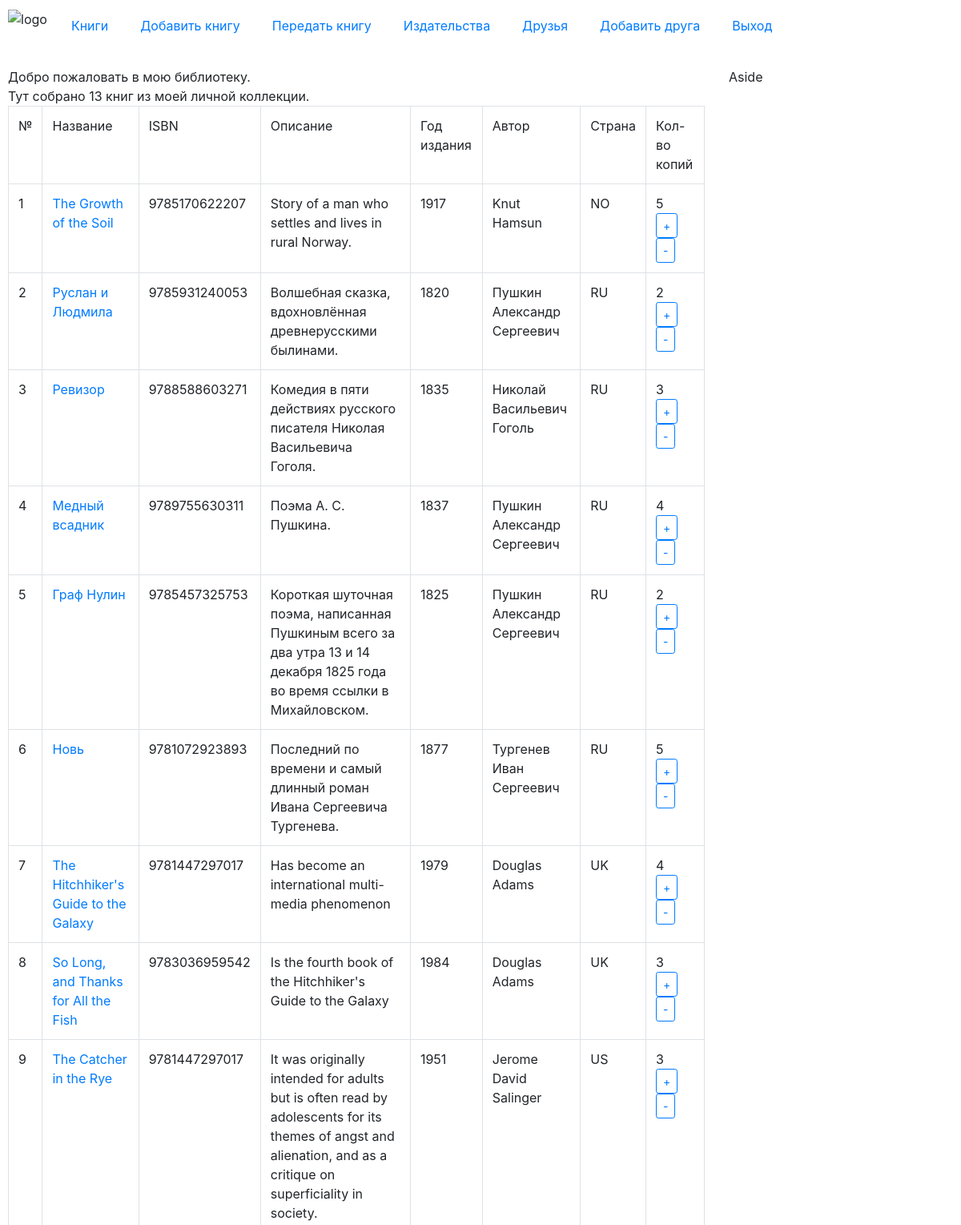
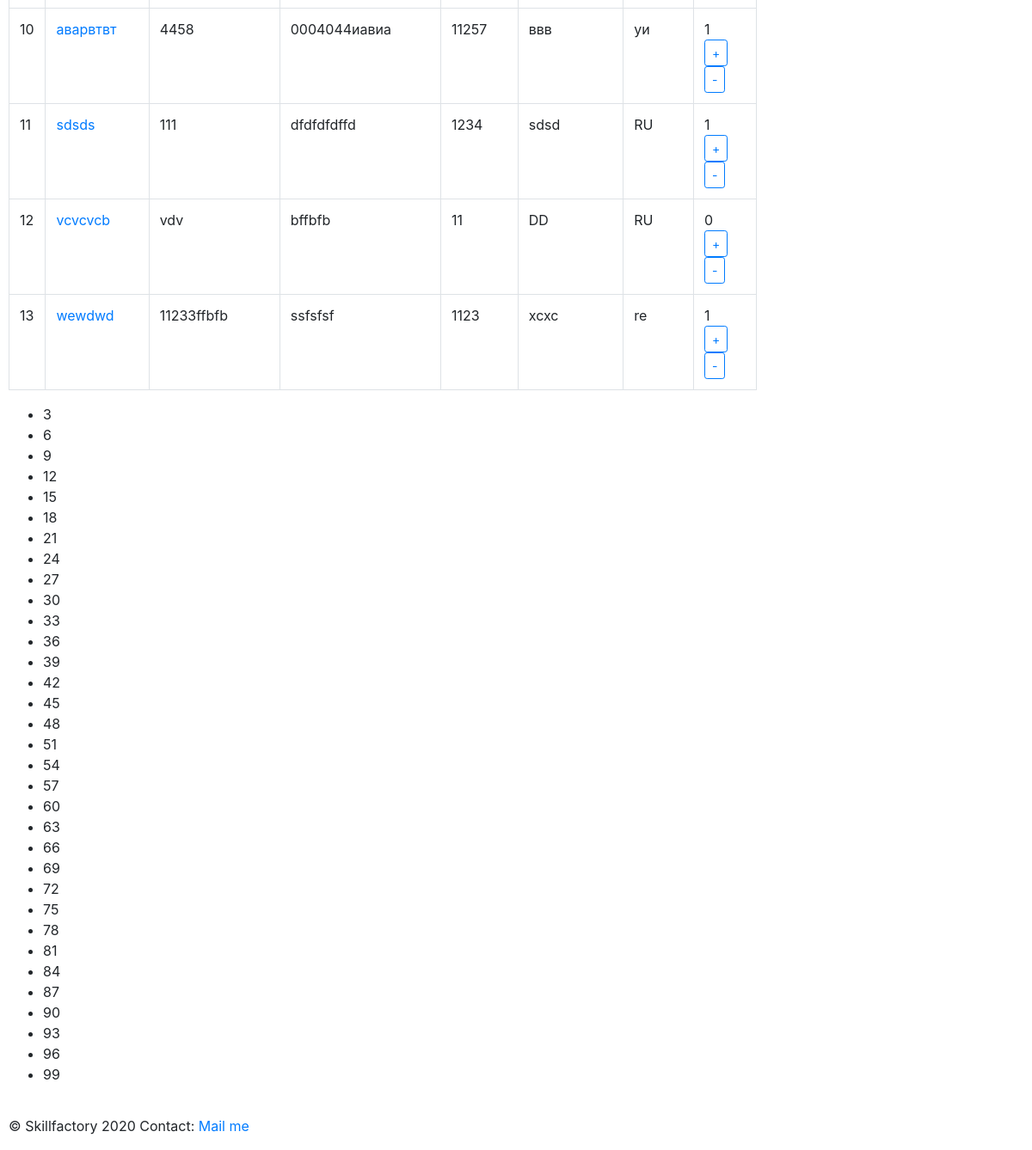
The app's page / (signed in) with its own data (2 pictures, top to bottom).
### p_library/models.py (models this page shows, shortened)
class Book(models.Model):
    ISBN = models.CharField(max_length=13)
    title = models.TextField()
    description = models.TextField()
    year_release = models.SmallIntegerField()
    price = models.FloatField()
    copy_count = models.PositiveSmallIntegerField(default=1)
    cover = models.ImageField(upload_to="p_library/book", default=None, null=True)
    author = models.ForeignKey(Author, on_delete=models.CASCADE)
    publisher = models.ForeignKey(Publisher, null=True, on_delete=models.SET_NULL)
    book_reader = models.ManyToManyField(Friend, through="BookReader")

class Author(models.Model):
    full_name = models.TextField()
    birth_year = models.SmallIntegerField()
    country = models.CharField(max_length=2)

### p_library/views.py (the view)
# urls.py: path("", views.books_list, name="books"),
@login_required
def books_list(request):
    template = loader.get_template("index.html")
    books = Book.objects.all()
    biblio_data = {
        "title": "мою библиотеку",
        "books": books,
        "loop": range(1, 101),
    }
    return HttpResponse(template.render(biblio_data, request))

### templates/index.html (shortened to what this page needs)
{% extends "./base.html" %}
{% block content %}
Добро пожаловать в {{ title }}. <br>
Тут собрано {{ books|length }} книг из моей личной коллекции.
<table class="table table-bordered">
    <tr>
        <td scope="col">№</td>
        <td scope="col">Название</td>
        <td scope="col">ISBN</td>
        <td scope="col">Описание</td>
        <td scope="col">Год издания</td>
        <td scope="col">Автор</td>
        <td scope="col">Страна</td>
        <td scope="col">Кол-во копий</td>
    </tr>
    {% for book in books %}
    <tr>
        <td scope="row">{{ forloop.counter }}</td>
        <td ><a href="{% url 'p_library:book_detail' book.pk %}">{{ book.title }}</a></td>
        <td>{{ book.ISBN }}</td>
        <td>{{ book.description }}</td>
        <td>{{ book.year_release }}</td>
        <td>{{ book.author.full_name }}</td>
        <td>{{ book.author.country }}</td>
        <td>
            {{ book.copy_count }}
            <form class="form-inline" action="/index/book_increment/" method="post" enctype="multipart/form-data">
                    <button class="btn btn-outline-primary btn-sm" type="submit">+</button>
            </form>
            <form class="form-inline" action="/index/book_decrement/" method="post" enctype="multipart/form-data">
                    <button class="btn btn-outline-primary btn-sm" type="submit">-</button>
            </form>
        </td>
    </tr>
    {% endfor %}
</table>
<ul>
    {% for i in loop %}
        {% if i|divisibleby:"3" %}
        <li>
            {{ i }}
        </li>
        {% endif %}
    {% endfor %}
</ul>
{% endblock %}

### static/css/main.css (style rules this page uses)
body { display: grid; grid-template-areas: "header header" "main aside" "footer footer"; grid-template-rows: auto 1fr auto; grid-template-columns: 1fr 300px; grid-gap: 10px; height: 100vh; margin: 0; }

### records on screen
Book: title "The Growth of the Soil", ISBN "9785170622207", description "Story of a man who settles and lives in rural Norway.", year_release "1917", author.full_name "Knut Hamsun", author.country "NO", copy_count "5"
Book: title "Руслан и Людмила", ISBN "9785931240053", description "Волшебная сказка, вдохновлённая древнерусскими былинами.", year_release "1820", author.full_name "Пушкин Александр Сергеевич", author.country "RU", copy_count "2"
Book: title "Ревизор", ISBN "9788588603271", description "Комедия в пяти действиях русского писателя Николая Васильевича Гоголя.", year_release "1835", author.full_name "Николай Васильевич Гоголь", author.country "RU", copy_count "3"
Book: title "Медный всадник", ISBN "9789755630311", description "Поэма А. С. Пушкина.", year_release "1837", author.full_name "Пушкин Александр Сергеевич", author.country "RU", copy_count "4"
Book: title "Граф Нулин", ISBN "9785457325753", description "Короткая шуточная поэма, написанная Пушкиным всего за два утра 13 и 14 декабря 1825 года во время ссылки в Михайловском.", year_release "1825", author.full_name "Пушкин Александр Сергеевич", author.country "RU", copy_count "2"
Book: title "Новь", ISBN "9781072923893", description "Последний по времени и самый длинный роман Ивана Сергеевича Тургенева.", year_release "1877", author.full_name "Тургенев Иван Сергеевич", author.country "RU", copy_count "5"
Book: title "The Hitchhiker's Guide to the Galaxy", ISBN "9781447297017", description "Has become an international multi-media phenomenon", year_release "1979", author.full_name "Douglas Adams", author.country "UK", copy_count "4"
Book: title "So Long, and Thanks for All the Fish", ISBN "9783036959542", description "Is the fourth book of the Hitchhiker's Guide to the Galaxy", year_release "1984", author.full_name "Douglas Adams", author.country "UK", copy_count "3"
Book: title "The Catcher in the Rye", ISBN "9781447297017", description "It was originally intended for adults but is often read by adolescents for its themes of angst and alienation, and as a critique on superficiality in society.", year_release "1951", author.full_name "Jerome David Salinger", author.country "US", copy_count "3"
Book: title "аварвтвт", ISBN "4458", description "0004044иавиа", year_release "11257", author.full_name "ввв", author.country "уи", copy_count "1"
Book: title "sdsds", ISBN "111", description "dfdfdfdffd", year_release "1234", author.full_name "sdsd", author.country "RU", copy_count "1"
Book: title "vcvcvcb", ISBN "vdv", description "bffbfb", year_release "11", author.full_name "DD", author.country "RU", copy_count "0"
Book: title "wewdwd", ISBN "11233ffbfb", description "ssfsfsf", year_release "1123", author.full_name "xcxc", author.country "re", copy_count "1"

### other values on screen
{{ title }} "мою библиотеку"
{{ books|length }} "13"
{{ i }} "3" "6" "9" "12" "15" "18" "21" "24" "27" "30" "33" "36" "39" "42" "45" "48" "51" "54" "57" "60" "63" "66" "69" "72" "75" "78" "81" "84" "87" "90" "93" "96" "99"
